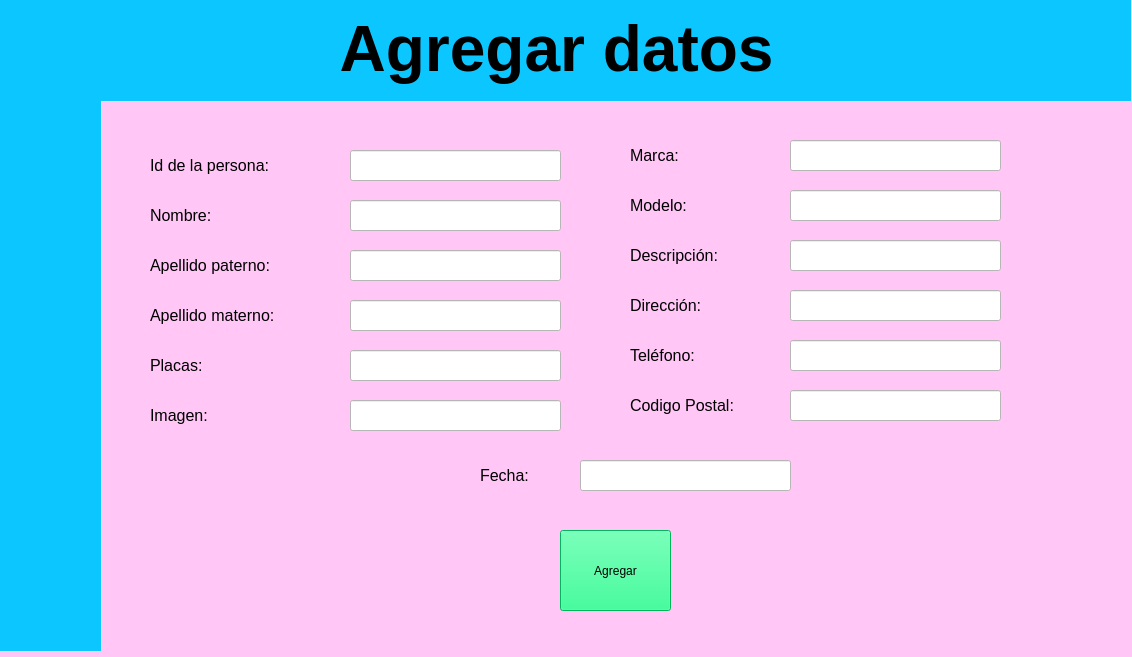
<?xml version="1.0" encoding="UTF-8"?>
<ui version="4.0">
 <class>MainWindow</class>
 <widget class="QMainWindow" name="MainWindow">
  <property name="geometry">
   <rect>
    <x>0</x>
    <y>0</y>
    <width>1132</width>
    <height>657</height>
   </rect>
  </property>
  <property name="windowTitle">
   <string>MainWindow</string>
  </property>
  <property name="styleSheet">
   <string notr="true">background-color: rgb(255, 198, 246);</string>
  </property>
  <widget class="QWidget" name="centralwidget">
   <widget class="QLabel" name="label">
    <property name="geometry">
     <rect>
      <x>0</x>
      <y>0</y>
      <width>1131</width>
      <height>101</height>
     </rect>
    </property>
    <property name="whatsThis">
     <string>&lt;html&gt;&lt;head/&gt;&lt;body&gt;&lt;p align=&quot;center&quot;&gt;Agregar un registro&lt;/p&gt;&lt;/body&gt;&lt;/html&gt;</string>
    </property>
    <property name="styleSheet">
     <string notr="true"> background-color: rgb(11, 198, 255);
font: 75 8pt &quot;MS Shell Dlg 2&quot;;
font: 16pt &quot;MV Boli&quot;;

</string>
    </property>
    <property name="text">
     <string>&lt;html&gt;&lt;head/&gt;&lt;body&gt;&lt;p align=&quot;center&quot;&gt;&lt;span style=&quot; font-size:48pt; font-weight:600;&quot;&gt;Agregar datos &lt;/span&gt;&lt;/p&gt;&lt;/body&gt;&lt;/html&gt;</string>
    </property>
   </widget>
   <widget class="QLabel" name="label_2">
    <property name="geometry">
     <rect>
      <x>150</x>
      <y>150</y>
      <width>171</width>
      <height>31</height>
     </rect>
    </property>
    <property name="styleSheet">
     <string notr="true">font: 8pt &quot;MV Boli&quot;;</string>
    </property>
    <property name="text">
     <string>&lt;html&gt;&lt;head/&gt;&lt;body&gt;&lt;p&gt;&lt;span style=&quot; font-size:12pt;&quot;&gt;Id de la persona:&lt;/span&gt;&lt;/p&gt;&lt;/body&gt;&lt;/html&gt;</string>
    </property>
   </widget>
   <widget class="QLineEdit" name="id_persona">
    <property name="geometry">
     <rect>
      <x>350</x>
      <y>150</y>
      <width>211</width>
      <height>31</height>
     </rect>
    </property>
    <property name="styleSheet">
     <string notr="true">background-color: rgb(255, 255, 255);
font: 10pt &quot;MV Boli&quot;;</string>
    </property>
   </widget>
   <widget class="QLabel" name="label_3">
    <property name="geometry">
     <rect>
      <x>0</x>
      <y>80</y>
      <width>101</width>
      <height>571</height>
     </rect>
    </property>
    <property name="styleSheet">
     <string notr="true">background-color: rgb(11, 198, 255);</string>
    </property>
    <property name="text">
     <string/>
    </property>
   </widget>
   <widget class="QLineEdit" name="Nombre">
    <property name="geometry">
     <rect>
      <x>350</x>
      <y>200</y>
      <width>211</width>
      <height>31</height>
     </rect>
    </property>
    <property name="styleSheet">
     <string notr="true">background-color: rgb(255, 255, 255);
font: 10pt &quot;MV Boli&quot;;</string>
    </property>
   </widget>
   <widget class="QLabel" name="label_4">
    <property name="geometry">
     <rect>
      <x>150</x>
      <y>200</y>
      <width>101</width>
      <height>31</height>
     </rect>
    </property>
    <property name="styleSheet">
     <string notr="true">font: 8pt &quot;MV Boli&quot;;</string>
    </property>
    <property name="text">
     <string>&lt;html&gt;&lt;head/&gt;&lt;body&gt;&lt;p&gt;&lt;span style=&quot; font-size:12pt;&quot;&gt;Nombre: &lt;/span&gt;&lt;/p&gt;&lt;/body&gt;&lt;/html&gt;</string>
    </property>
   </widget>
   <widget class="QLineEdit" name="Apelli_pa">
    <property name="geometry">
     <rect>
      <x>350</x>
      <y>250</y>
      <width>211</width>
      <height>31</height>
     </rect>
    </property>
    <property name="styleSheet">
     <string notr="true">background-color: rgb(255, 255, 255);
font: 10pt &quot;MV Boli&quot;;</string>
    </property>
   </widget>
   <widget class="QLabel" name="label_5">
    <property name="geometry">
     <rect>
      <x>150</x>
      <y>250</y>
      <width>171</width>
      <height>31</height>
     </rect>
    </property>
    <property name="styleSheet">
     <string notr="true">font: 8pt &quot;MV Boli&quot;;</string>
    </property>
    <property name="text">
     <string>&lt;html&gt;&lt;head/&gt;&lt;body&gt;&lt;p&gt;&lt;span style=&quot; font-size:12pt;&quot;&gt;Apellido paterno:&lt;/span&gt;&lt;/p&gt;&lt;/body&gt;&lt;/html&gt;</string>
    </property>
   </widget>
   <widget class="QLineEdit" name="Imagen">
    <property name="geometry">
     <rect>
      <x>350</x>
      <y>400</y>
      <width>211</width>
      <height>31</height>
     </rect>
    </property>
    <property name="styleSheet">
     <string notr="true">background-color: rgb(255, 255, 255);
font: 10pt &quot;MV Boli&quot;;</string>
    </property>
   </widget>
   <widget class="QLabel" name="label_6">
    <property name="geometry">
     <rect>
      <x>150</x>
      <y>400</y>
      <width>91</width>
      <height>31</height>
     </rect>
    </property>
    <property name="styleSheet">
     <string notr="true">font: 8pt &quot;MV Boli&quot;;</string>
    </property>
    <property name="text">
     <string>&lt;html&gt;&lt;head/&gt;&lt;body&gt;&lt;p&gt;&lt;span style=&quot; font-size:12pt;&quot;&gt;Imagen:&lt;/span&gt;&lt;/p&gt;&lt;/body&gt;&lt;/html&gt;</string>
    </property>
   </widget>
   <widget class="QLineEdit" name="Apellid_ma">
    <property name="geometry">
     <rect>
      <x>350</x>
      <y>300</y>
      <width>211</width>
      <height>31</height>
     </rect>
    </property>
    <property name="styleSheet">
     <string notr="true">background-color: rgb(255, 255, 255);
font: 10pt &quot;MV Boli&quot;;</string>
    </property>
   </widget>
   <widget class="QLabel" name="label_7">
    <property name="geometry">
     <rect>
      <x>150</x>
      <y>300</y>
      <width>181</width>
      <height>31</height>
     </rect>
    </property>
    <property name="styleSheet">
     <string notr="true">font: 8pt &quot;MV Boli&quot;;</string>
    </property>
    <property name="text">
     <string>&lt;html&gt;&lt;head/&gt;&lt;body&gt;&lt;p&gt;&lt;span style=&quot; font-size:12pt;&quot;&gt;Apellido materno: &lt;/span&gt;&lt;/p&gt;&lt;/body&gt;&lt;/html&gt;</string>
    </property>
   </widget>
   <widget class="QLabel" name="label_8">
    <property name="geometry">
     <rect>
      <x>150</x>
      <y>350</y>
      <width>91</width>
      <height>31</height>
     </rect>
    </property>
    <property name="styleSheet">
     <string notr="true">font: 8pt &quot;MV Boli&quot;;</string>
    </property>
    <property name="text">
     <string>&lt;html&gt;&lt;head/&gt;&lt;body&gt;&lt;p&gt;&lt;span style=&quot; font-size:12pt;&quot;&gt;Placas: &lt;/span&gt;&lt;/p&gt;&lt;/body&gt;&lt;/html&gt;</string>
    </property>
   </widget>
   <widget class="QLineEdit" name="Placas">
    <property name="geometry">
     <rect>
      <x>350</x>
      <y>350</y>
      <width>211</width>
      <height>31</height>
     </rect>
    </property>
    <property name="styleSheet">
     <string notr="true">background-color: rgb(255, 255, 255);
font: 10pt &quot;MV Boli&quot;;</string>
    </property>
   </widget>
   <widget class="QLabel" name="label_9">
    <property name="geometry">
     <rect>
      <x>630</x>
      <y>240</y>
      <width>121</width>
      <height>31</height>
     </rect>
    </property>
    <property name="styleSheet">
     <string notr="true">font: 8pt &quot;MV Boli&quot;;</string>
    </property>
    <property name="text">
     <string>&lt;html&gt;&lt;head/&gt;&lt;body&gt;&lt;p&gt;&lt;span style=&quot; font-size:12pt;&quot;&gt;Descripción:&lt;/span&gt;&lt;/p&gt;&lt;/body&gt;&lt;/html&gt;</string>
    </property>
   </widget>
   <widget class="QLineEdit" name="Descripcion">
    <property name="geometry">
     <rect>
      <x>790</x>
      <y>240</y>
      <width>211</width>
      <height>31</height>
     </rect>
    </property>
    <property name="styleSheet">
     <string notr="true">background-color: rgb(255, 255, 255);
font: 10pt &quot;MV Boli&quot;;</string>
    </property>
   </widget>
   <widget class="QLabel" name="label_10">
    <property name="geometry">
     <rect>
      <x>630</x>
      <y>340</y>
      <width>91</width>
      <height>31</height>
     </rect>
    </property>
    <property name="styleSheet">
     <string notr="true">font: 8pt &quot;MV Boli&quot;;</string>
    </property>
    <property name="text">
     <string>&lt;html&gt;&lt;head/&gt;&lt;body&gt;&lt;p&gt;&lt;span style=&quot; font-size:12pt;&quot;&gt;Teléfono:&lt;/span&gt;&lt;/p&gt;&lt;/body&gt;&lt;/html&gt;</string>
    </property>
   </widget>
   <widget class="QLineEdit" name="Direccion">
    <property name="geometry">
     <rect>
      <x>790</x>
      <y>290</y>
      <width>211</width>
      <height>31</height>
     </rect>
    </property>
    <property name="styleSheet">
     <string notr="true">background-color: rgb(255, 255, 255);
font: 10pt &quot;MV Boli&quot;;</string>
    </property>
   </widget>
   <widget class="QLabel" name="label_11">
    <property name="geometry">
     <rect>
      <x>630</x>
      <y>390</y>
      <width>141</width>
      <height>31</height>
     </rect>
    </property>
    <property name="styleSheet">
     <string notr="true">font: 8pt &quot;MV Boli&quot;;</string>
    </property>
    <property name="text">
     <string>&lt;html&gt;&lt;head/&gt;&lt;body&gt;&lt;p&gt;&lt;span style=&quot; font-size:12pt;&quot;&gt;Codigo Postal:&lt;/span&gt;&lt;/p&gt;&lt;/body&gt;&lt;/html&gt;</string>
    </property>
   </widget>
   <widget class="QLabel" name="label_12">
    <property name="geometry">
     <rect>
      <x>630</x>
      <y>140</y>
      <width>101</width>
      <height>31</height>
     </rect>
    </property>
    <property name="styleSheet">
     <string notr="true">font: 8pt &quot;MV Boli&quot;;</string>
    </property>
    <property name="text">
     <string>&lt;html&gt;&lt;head/&gt;&lt;body&gt;&lt;p&gt;&lt;span style=&quot; font-size:12pt;&quot;&gt;Marca:&lt;/span&gt;&lt;/p&gt;&lt;/body&gt;&lt;/html&gt;</string>
    </property>
   </widget>
   <widget class="QLineEdit" name="C">
    <property name="geometry">
     <rect>
      <x>790</x>
      <y>390</y>
      <width>211</width>
      <height>31</height>
     </rect>
    </property>
    <property name="styleSheet">
     <string notr="true">background-color: rgb(255, 255, 255);
font: 10pt &quot;MV Boli&quot;;</string>
    </property>
   </widget>
   <widget class="QLabel" name="label_13">
    <property name="geometry">
     <rect>
      <x>630</x>
      <y>290</y>
      <width>91</width>
      <height>31</height>
     </rect>
    </property>
    <property name="styleSheet">
     <string notr="true">font: 8pt &quot;MV Boli&quot;;</string>
    </property>
    <property name="text">
     <string>&lt;html&gt;&lt;head/&gt;&lt;body&gt;&lt;p&gt;&lt;span style=&quot; font-size:12pt;&quot;&gt;Dirección:&lt;/span&gt;&lt;/p&gt;&lt;/body&gt;&lt;/html&gt;</string>
    </property>
   </widget>
   <widget class="QLineEdit" name="Telefono">
    <property name="geometry">
     <rect>
      <x>790</x>
      <y>340</y>
      <width>211</width>
      <height>31</height>
     </rect>
    </property>
    <property name="styleSheet">
     <string notr="true">background-color: rgb(255, 255, 255);
font: 10pt &quot;MV Boli&quot;;</string>
    </property>
   </widget>
   <widget class="QLabel" name="label_14">
    <property name="geometry">
     <rect>
      <x>630</x>
      <y>190</y>
      <width>91</width>
      <height>31</height>
     </rect>
    </property>
    <property name="styleSheet">
     <string notr="true">font: 8pt &quot;MV Boli&quot;;</string>
    </property>
    <property name="text">
     <string>&lt;html&gt;&lt;head/&gt;&lt;body&gt;&lt;p&gt;&lt;span style=&quot; font-size:12pt;&quot;&gt;Modelo:&lt;/span&gt;&lt;/p&gt;&lt;/body&gt;&lt;/html&gt;</string>
    </property>
   </widget>
   <widget class="QLineEdit" name="Modelo">
    <property name="geometry">
     <rect>
      <x>790</x>
      <y>190</y>
      <width>211</width>
      <height>31</height>
     </rect>
    </property>
    <property name="styleSheet">
     <string notr="true">background-color: rgb(255, 255, 255);
font: 10pt &quot;MV Boli&quot;;</string>
    </property>
   </widget>
   <widget class="QPushButton" name="pb_agregar">
    <property name="geometry">
     <rect>
      <x>560</x>
      <y>530</y>
      <width>111</width>
      <height>81</height>
     </rect>
    </property>
    <property name="whatsThis">
     <string>&lt;!DOCTYPE HTML PUBLIC &quot;-//W3C//DTD HTML 4.0//EN&quot; &quot;http://www.w3.org/TR/REC-html40/strict.dtd&quot;&gt;
&lt;html&gt;&lt;head&gt;&lt;meta name=&quot;qrichtext&quot; content=&quot;1&quot; /&gt;&lt;style type=&quot;text/css&quot;&gt;
p, li { white-space: pre-wrap; }
&lt;/style&gt;&lt;/head&gt;&lt;body style=&quot; font-family:'MV Boli'; font-size:12pt; font-weight:400; font-style:normal;&quot;&gt;
&lt;p align=&quot;center&quot; style=&quot;-qt-paragraph-type:empty; margin-top:12px; margin-bottom:12px; margin-left:0px; margin-right:0px; -qt-block-indent:0; text-indent:0px;&quot;&gt;&lt;br /&gt;&lt;/p&gt;&lt;/body&gt;&lt;/html&gt;</string>
    </property>
    <property name="styleSheet">
     <string notr="true">background-color: rgb(0, 255, 127);
font: 16pt &quot;MV Boli&quot;;</string>
    </property>
    <property name="text">
     <string>Agregar</string>
    </property>
   </widget>
   <widget class="QLineEdit" name="Fecha">
    <property name="geometry">
     <rect>
      <x>580</x>
      <y>460</y>
      <width>211</width>
      <height>31</height>
     </rect>
    </property>
    <property name="styleSheet">
     <string notr="true">background-color: rgb(255, 255, 255);
font: 10pt &quot;MV Boli&quot;;</string>
    </property>
   </widget>
   <widget class="QLabel" name="label_15">
    <property name="geometry">
     <rect>
      <x>480</x>
      <y>460</y>
      <width>81</width>
      <height>31</height>
     </rect>
    </property>
    <property name="styleSheet">
     <string notr="true">font: 8pt &quot;MV Boli&quot;;</string>
    </property>
    <property name="text">
     <string>&lt;html&gt;&lt;head/&gt;&lt;body&gt;&lt;p&gt;&lt;span style=&quot; font-size:12pt;&quot;&gt;Fecha:&lt;/span&gt;&lt;/p&gt;&lt;/body&gt;&lt;/html&gt;</string>
    </property>
   </widget>
   <widget class="QLineEdit" name="Marca">
    <property name="geometry">
     <rect>
      <x>790</x>
      <y>140</y>
      <width>211</width>
      <height>31</height>
     </rect>
    </property>
    <property name="styleSheet">
     <string notr="true">background-color: rgb(255, 255, 255);
font: 10pt &quot;MV Boli&quot;;</string>
    </property>
   </widget>
  </widget>
 </widget>
 <resources/>
 <connections/>
</ui>
